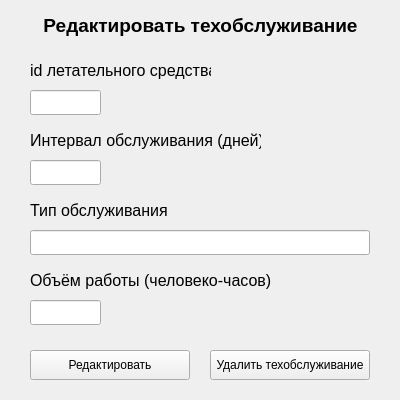
<?xml version="1.0" encoding="UTF-8"?>
<ui version="4.0">
 <class>EditMaintenance</class>
 <widget class="QWidget" name="EditMaintenance">
  <property name="geometry">
   <rect>
    <x>0</x>
    <y>0</y>
    <width>400</width>
    <height>400</height>
   </rect>
  </property>
  <property name="windowTitle">
   <string>Form</string>
  </property>
  <widget class="QLineEdit" name="volume_input">
   <property name="geometry">
    <rect>
     <x>30</x>
     <y>300</y>
     <width>71</width>
     <height>25</height>
    </rect>
   </property>
  </widget>
  <widget class="QLabel" name="type_label">
   <property name="geometry">
    <rect>
     <x>30</x>
     <y>200</y>
     <width>141</width>
     <height>20</height>
    </rect>
   </property>
   <property name="font">
    <font>
     <pointsize>12</pointsize>
     <bold>false</bold>
    </font>
   </property>
   <property name="text">
    <string>Тип обслуживания</string>
   </property>
  </widget>
  <widget class="QPushButton" name="edit_button">
   <property name="geometry">
    <rect>
     <x>30</x>
     <y>350</y>
     <width>160</width>
     <height>30</height>
    </rect>
   </property>
   <property name="text">
    <string>Редактировать</string>
   </property>
  </widget>
  <widget class="QLabel" name="interval_label">
   <property name="geometry">
    <rect>
     <x>30</x>
     <y>130</y>
     <width>231</width>
     <height>20</height>
    </rect>
   </property>
   <property name="font">
    <font>
     <pointsize>12</pointsize>
     <bold>false</bold>
    </font>
   </property>
   <property name="text">
    <string>Интервал обслуживания (дней)</string>
   </property>
  </widget>
  <widget class="QLabel" name="label">
   <property name="geometry">
    <rect>
     <x>0</x>
     <y>10</y>
     <width>401</width>
     <height>31</height>
    </rect>
   </property>
   <property name="font">
    <font>
     <pointsize>14</pointsize>
     <bold>true</bold>
    </font>
   </property>
   <property name="text">
    <string>Редактировать техобслуживание</string>
   </property>
   <property name="alignment">
    <set>Qt::AlignCenter</set>
   </property>
  </widget>
  <widget class="QLineEdit" name="interval_input">
   <property name="geometry">
    <rect>
     <x>30</x>
     <y>160</y>
     <width>71</width>
     <height>25</height>
    </rect>
   </property>
  </widget>
  <widget class="QLabel" name="id_label">
   <property name="geometry">
    <rect>
     <x>30</x>
     <y>60</y>
     <width>181</width>
     <height>20</height>
    </rect>
   </property>
   <property name="font">
    <font>
     <pointsize>12</pointsize>
     <bold>false</bold>
    </font>
   </property>
   <property name="text">
    <string>id летательного средства</string>
   </property>
  </widget>
  <widget class="QLabel" name="volume_label">
   <property name="geometry">
    <rect>
     <x>30</x>
     <y>270</y>
     <width>241</width>
     <height>20</height>
    </rect>
   </property>
   <property name="font">
    <font>
     <pointsize>12</pointsize>
     <bold>false</bold>
    </font>
   </property>
   <property name="text">
    <string>Объём работы (человеко-часов)</string>
   </property>
  </widget>
  <widget class="QLineEdit" name="type_input">
   <property name="geometry">
    <rect>
     <x>30</x>
     <y>230</y>
     <width>340</width>
     <height>25</height>
    </rect>
   </property>
  </widget>
  <widget class="QPushButton" name="delete_button">
   <property name="geometry">
    <rect>
     <x>210</x>
     <y>350</y>
     <width>160</width>
     <height>30</height>
    </rect>
   </property>
   <property name="text">
    <string>Удалить техобслуживание</string>
   </property>
  </widget>
  <widget class="QLineEdit" name="id_input">
   <property name="geometry">
    <rect>
     <x>30</x>
     <y>90</y>
     <width>71</width>
     <height>25</height>
    </rect>
   </property>
  </widget>
 </widget>
 <resources/>
 <connections/>
</ui>
